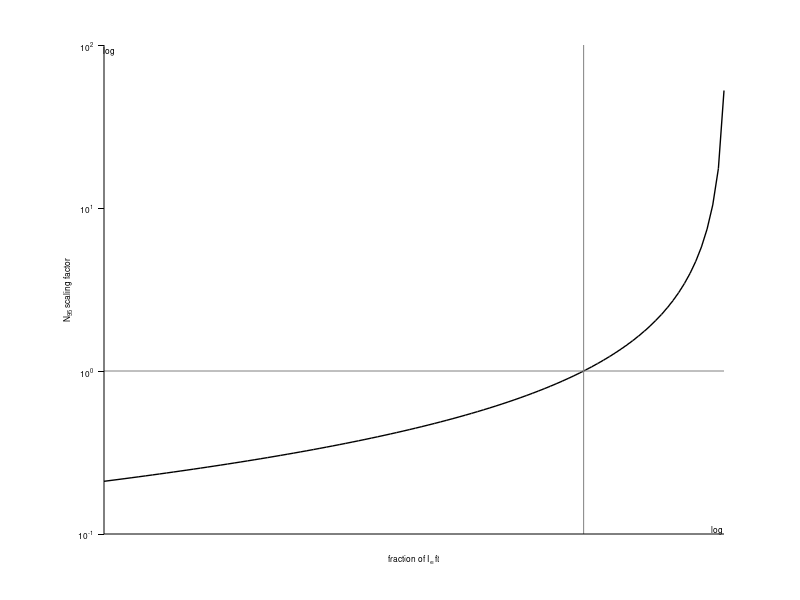

Source code (MATLAB):
function plotFigS13
%% plots N95 scaling factor


%% (general) settings
singlefig = true;   % true for paper fig, with all subplots in one figure


%% general plot settings
set(groot, 'DefaultFigureColor', 'white');
set(groot, 'defaultAxesLabelFontSizeMultiplier', 1, 'defaultAxesTitleFontSizeMultiplier', 1);
set(groot, 'defaultAxesFontSize', 6, 'defaultAxesFontName', 'Helvetica');
set(groot, 'defaultAxesFontSizeMode', 'manual');
set(groot, 'defaultTextFontSize', 6, 'defaultTextFontName', 'Helvetica');
set(groot, 'defaultAxesTickDir', 'out', 'defaultAxesTickDirMode', 'manual');
set(groot, 'defaultAxesXColor', [0 0 0], 'defaultAxesYColor', [0 0 0]);
set(groot, 'defaultAxesBox', 'off');  % overridden by plot(.)
set(groot, 'defaultAxesLayer', 'top');


%% mapping between Na and N95
as = linspace(0.8, 0.999, 100);
if singlefig
    figure('Units','centimeters','Position',[0 0 4 3.5]);  hold on;
else
    figure;  hold on;
end
plot(as, (0.05 /0.95) * as ./ (1-as), 'k-', 'LineWidth', 1);
plot([min(as) max(as)], [1 1], '-', 'Color', [1 1 1]*0.5);
plot([0.95 0.95], [0.1 100], '-', 'Color', [1 1 1]*0.5);
text(min(as), 100, 'log', 'VerticalAlignment', 'top', 'HorizontalAlignment', 'left');
text(max(as), 0.1, 'log', 'VerticalAlignment', 'bottom', 'HorizontalAlignment', 'right');
xlabel('fraction of I_\inft');
ylabel('N_{95} scaling factor');
xlim([min(as) max(as)]);  ylim([0.1 100]);
set(gca,'Box','off','YScale','log','XScale','log');


%% save figure
if singlefig
    fprintf('\nWriting figure to figS13.pdf\n');
    print(['figs' filesep 'figS13'], '-dpdf');
end
